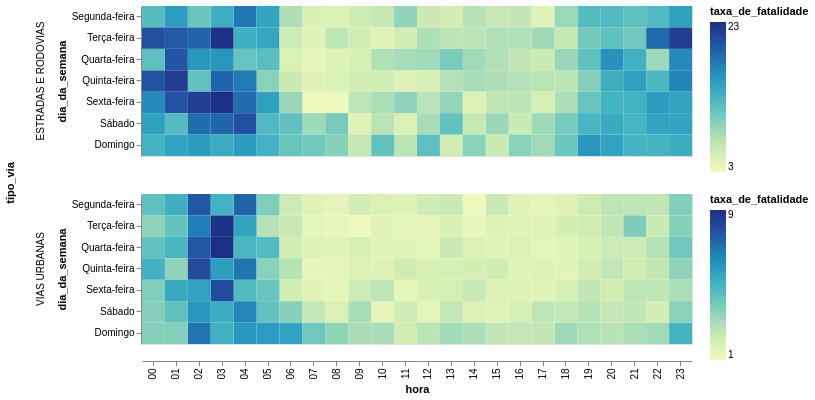

Write notebook code for a chart like this one.
### Code cell
sinistros.with_columns((pl.when(pl.col('acidente_fatal') == 'SIM').then(1).otherwise(0)).alias('acidente_fatal')) \
    .group_by('dia_da_semana', 'hora', 'tipo_via') \
    .agg(
        (pl.sum('acidente_fatal') *100 / pl.count('acidente_fatal')).alias('taxa_de_fatalidade')
    ) \
    .with_columns(pl.col('hora').cast(pl.String).str.zfill(2)) \
    .plot.rect(x='hora', color='taxa_de_fatalidade', y=alt.Y(**get_col_order('dia_da_semana')), row='tipo_via').properties(height=150, width=550) \
        .resolve_scale(color='independent')

### Figure 1 — Vega-Lite specification as saved in the notebook (floating-point values rounded to 4 significant figures; data arrays with more than 128 entries replaced by an {"elided": "..."} marker saying what was removed)
{"config": {"view": {"continuousWidth": 300, "continuousHeight": 300}}, "data": {"name": "data-8074cf8f413a0b33e5a65e0b667962a4"}, "mark": {"type": "rect", "tooltip": true}, "encoding": {"color": {"field": "taxa_de_fatalidade", "type": "quantitative"}, "row": {"field": "tipo_via", "type": "nominal"}, "x": {"field": "hora", "type": "nominal"}, "y": {"field": "dia_da_semana", "sort": ["Segunda-feira", "Terça-feira", "Quarta-feira", "Quinta-feira", "Sexta-feira", "Sábado", "Domingo"]}}, "height": 150, "params": [{"name": "param_1e9efca18e7a2868", "select": {"type": "interval", "encodings": ["x", "y"]}, "bind": "scales"}], "resolve": {"scale": {"color": "independent"}}, "width": 550, "$schema": "https://vega.github.io/schema/vega-lite/v6.4.1.json", "datasets": {"data-8074cf8f413a0b33e5a65e0b667962a4": {"elided": "336 records"}}}
